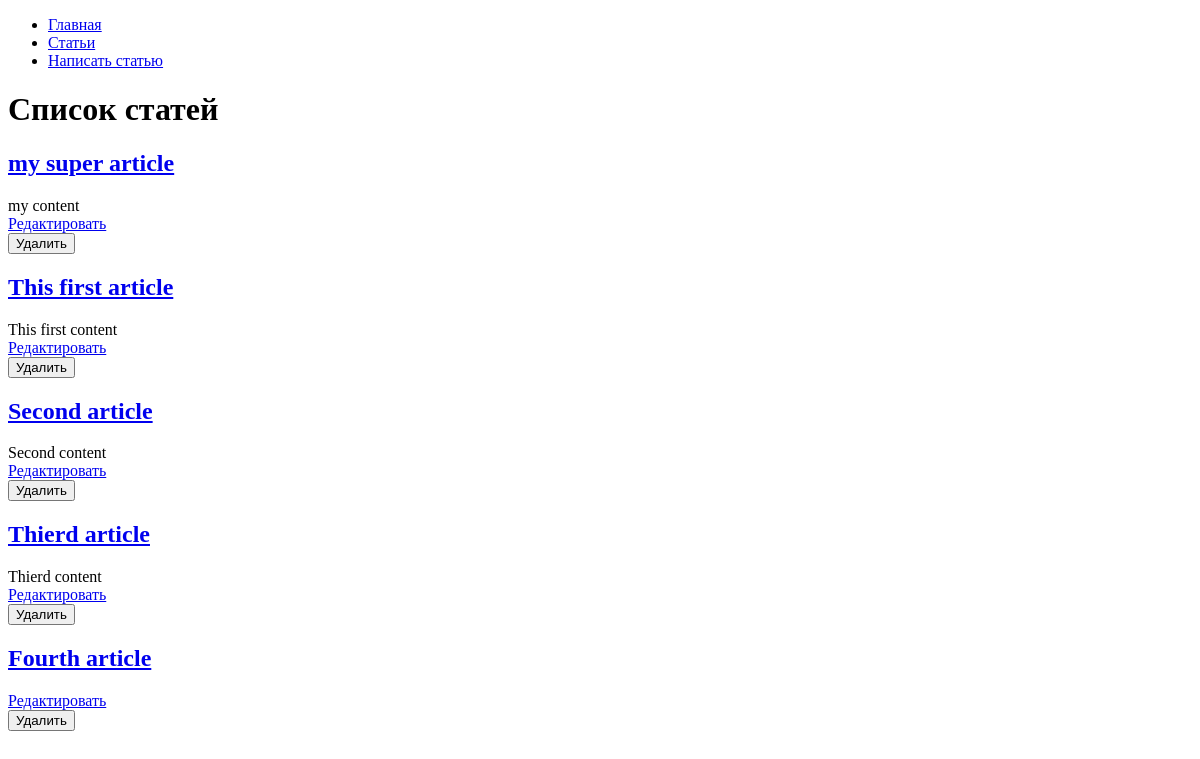
The app's page /article/, older data.
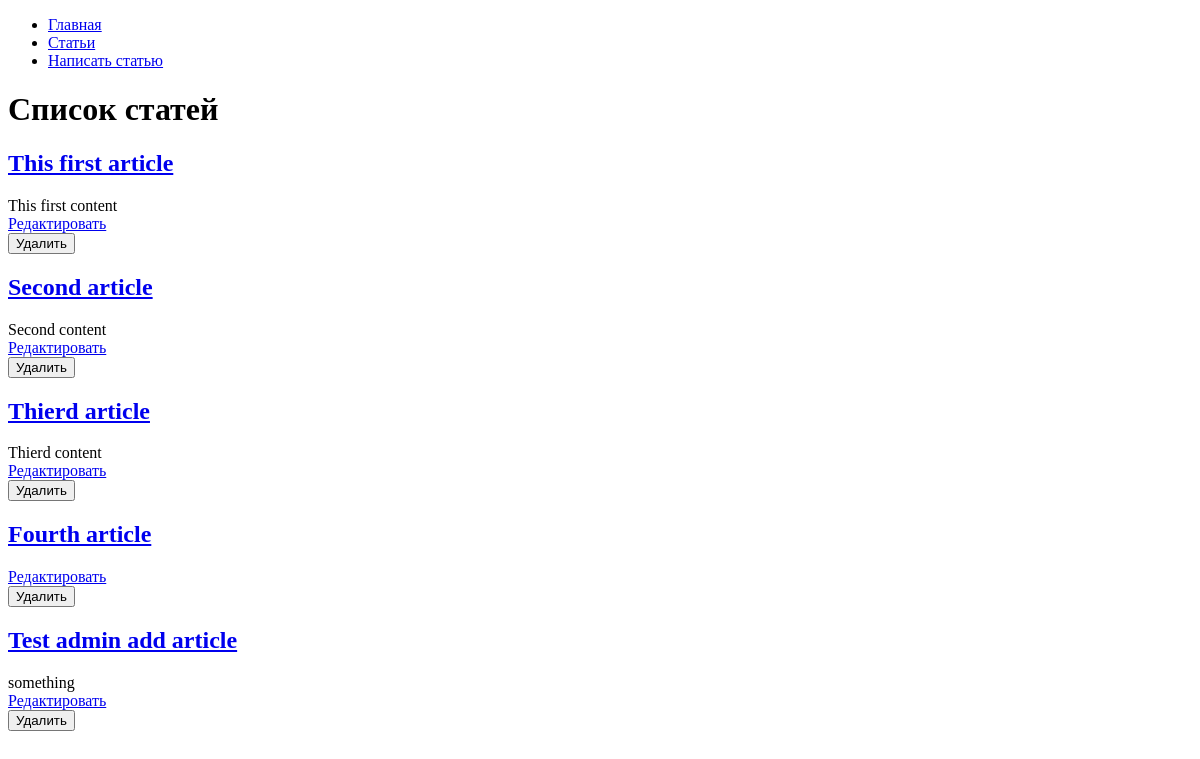
The same page, newer data.
### hexlet_django_blog/article/models.py (models this page shows, shortened)
class Article(models.Model):
    name = models.CharField(max_length=200)
    body = models.TextField()
    timestamp = models.DateTimeField(auto_now_add=True)

### hexlet_django_blog/article/views.py (the view)
# urls.py: path('', IndexView.as_view(), name='articles'),
class IndexView(View):
    def get(self, request, *args, **kwargs):
        articles = Article.objects.all()[:15]
        return render(request, 'articles/index.html', context={
            'articles': articles,
        })

### hexlet_django_blog/templates/articles/index.html (shortened to what this page needs)
{% extends "base.html" %}
{% block content %}
    <h1>Список статей</h1>
    {% for article in articles %}
        <h2><a href="{% url 'article' id=article.id %}">{{ article.name }}</a></h2>
        <div>{{ article.body|slice:":200" }}</div>
        <a href="{% url 'articles_update' id=article.id %}">Редактировать</a>
        <form action="{% url 'articles_destroy' article.id %}" method="post">
            <input type="submit" value="Удалить">
        </form>
    {% endfor %}
{% endblock %}

### hexlet_django_blog/templates/base.html (shortened to what this page needs)
<!DOCTYPE html>
<html lang="en">
<head>
</head>
<body>
<div id="sidebar">
    {% block sidebar %}
        <ul>
            <li><a href="/">Главная</a></li>
            <li><a href="/article/">Статьи</a></li>
            <li><a href="/article/create">Написать статью</a></li>
        </ul>
    {% endblock %}
</div>
<div id="content">
    {% block content %}{% endblock %}
</div>
</body>
</html>

Row changes from the older to the newer data that the page shows:
removed Article: name "my super article", body "my content"
added Article: name "Test admin add article", body "something"
